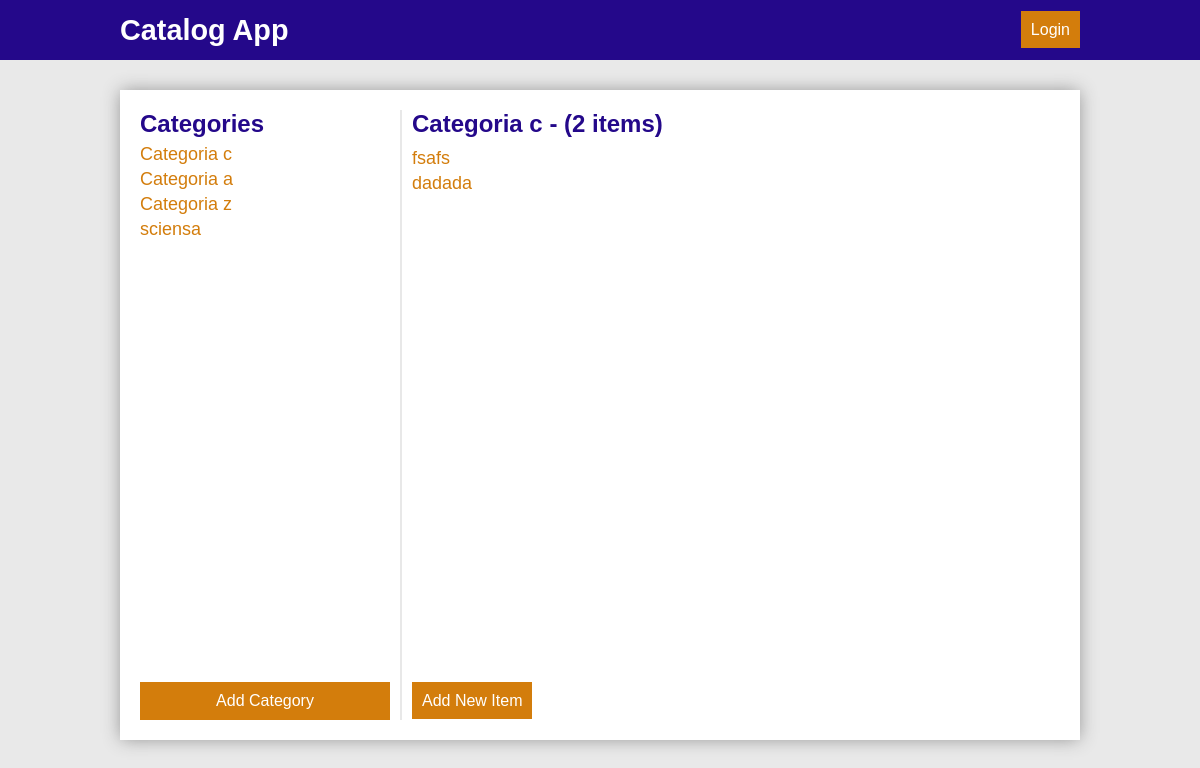
The app's page /catalog/1/items, older data.
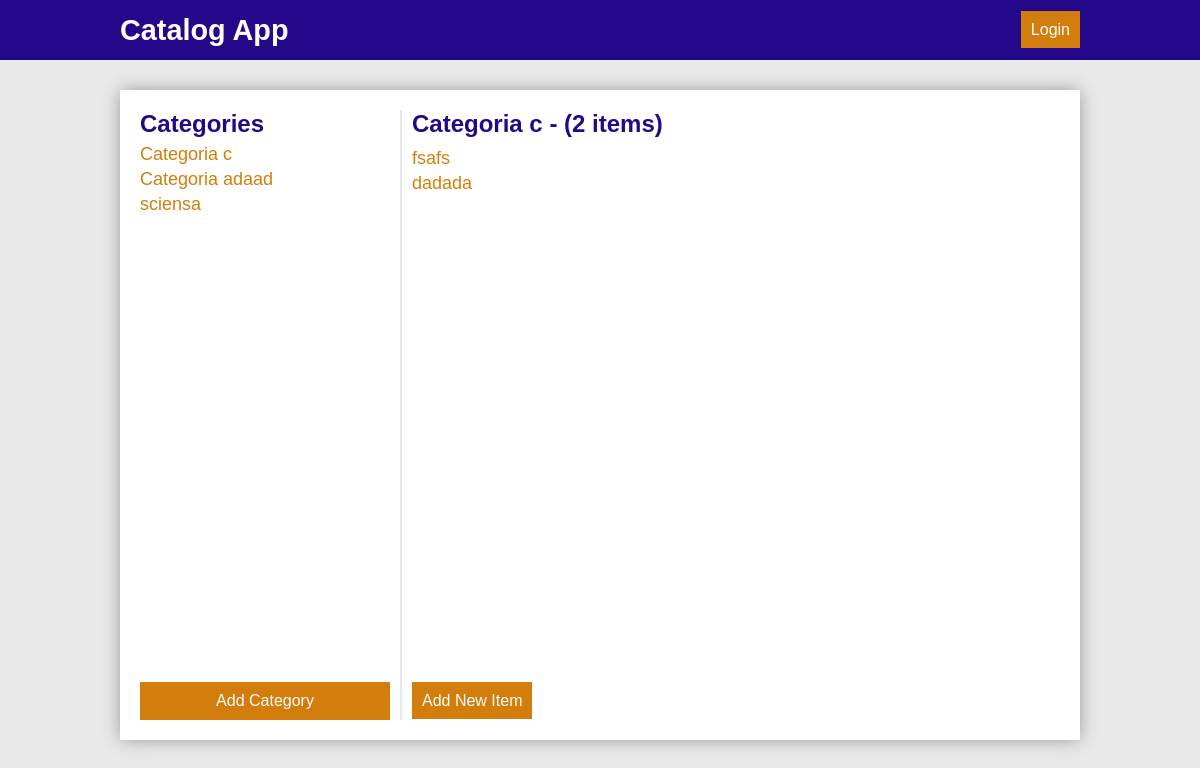
The same page, newer data.
### models.py (models this page shows, shortened)
class Category(Base):
    __tablename__ = 'category'
    id = Column(Integer, primary_key=True)
    title = Column(String(120), nullable=False)
    user_id = Column(Integer, ForeignKey('user.id'))
    user = relationship(User)
    created_at = Column(TIMESTAMP, default=datetime.utcnow, nullable=False)
    updated_at = Column(TIMESTAMP, default=datetime.utcnow,
                        onupdate=datetime.utcnow, nullable=False)

class Item(Base):
    __tablename__ = 'item'
    id = Column(Integer, primary_key=True)
    title = Column(String(120), nullable=False)
    description = Column(String(400), nullable=False)
    user_id = Column(Integer, ForeignKey('user.id'))
    user = relationship(User)
    created_at = Column(TIMESTAMP, default=datetime.utcnow, nullable=False)
    updated_at = Column(TIMESTAMP, default=datetime.utcnow,
                        onupdate=datetime.utcnow, nullable=False)
    categoryId = Column(Integer, ForeignKey('category.id'))
    category = relationship(Category)

### main.py (the view)
@app.route("/catalog/<int:categoryId>/items")
def showCatalogItems(categoryId):
    categories = crud.getAllCategories()
    items = crud.getItemsByCategory(categoryId)
    category = crud.getCategoryById(categoryId)
    logged = userIsLogged()
    owner = userIsOwner(category) if logged else False
    return render_template('items.html', categories=categories, items=items, itemsCount=len(items), category=category, logged=logged, owner=owner)  # noqa

### crud.py (called while the page is built)
def getAllCategories():
    return session.query(Category).all()

def getItemsByCategory(categoryId):
    return session.query(Item).order_by(
        Item.created_at).filter_by(categoryId=categoryId).all()

def getCategoryById(categoryId):
    return session.query(Category).filter_by(id=categoryId).one()

### main.py (called while the page is built)
@app.before_request
def getCurrentUser():
    if 'email' in login_session:
        user = crud.getUserByEmail(login_session['email'])
        if user is not None:
            g.user = user
            g.userId = user.id
            g.userName = user.name
            g.userPicture = user.picture
            g.userEmail = user.email
    else:
        g.user = None

def userIsLogged():
    return False if 'username' not in login_session else True

### templates/items.html (shortened to what this page needs)
{% extends "layout.html" %} {% block title %}Index{% endblock %} {% block head %} {{ super() }} {% endblock %}{%block navbar%}{{
super() }}{%endblock%}{% block content %}
<aside id="side">
    <div>
        <h3>Categories</h3>
        <ul>
            {% for c in categories %}
            <li>
                <a href="{{url_for('showCatalogItems', categoryTitle = c.title, categoryId = c.id)}}" class="list-item">{{c.title}}</a>
            </li>
            {% endfor %}
        </ul>
    </div>
    <a href="{{url_for('newCategory')}}" class="btn btn-primary">Add Category</a>
</aside>
<div id="line"></div>
<article id="article" class="main">
    <div>
        <div id="top-article">
            <h2>{{category.title}} - ({{itemsCount}} items) </h2>
        </div>
        <ul>
            {% for i in items %}
            <li>
                <a href="{{url_for('showItem', catalogItemId = i.category.id, itemId = i.id)}}" class="list">{{i.title}}
            </li>
            {% endfor %}
        </ul>
    </div>
    <div id="buttons">
        <a href="{{url_for('newItem')}}" class="btn btn-primary">Add New Item</a>
    </div>
</article>
{% endblock %}

Row changes from the older to the newer data that the page shows:
removed Category: title "Categoria z"
changed Category: title "Categoria a" → "Categoria adaad"
